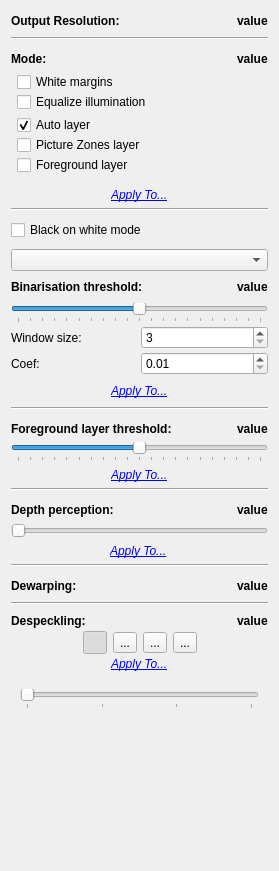
<?xml version="1.0" encoding="UTF-8"?>
<ui version="4.0">
 <class>OutputOptionsWidget</class>
 <widget class="QWidget" name="OutputOptionsWidget">
  <property name="geometry">
   <rect>
    <x>0</x>
    <y>0</y>
    <width>279</width>
    <height>871</height>
   </rect>
  </property>
  <property name="windowTitle">
   <string notr="true">Form</string>
  </property>
  <layout class="QVBoxLayout" name="verticalLayout_8">
   <item>
    <layout class="QHBoxLayout" name="horizontalLayout_15">
     <item>
      <widget class="QLabel" name="dpiLabel">
       <property name="font">
        <font>
         <weight>75</weight>
         <bold>true</bold>
        </font>
       </property>
       <property name="contextMenuPolicy">
        <enum>Qt::NoContextMenu</enum>
       </property>
       <property name="text">
        <string>Output Resolution:</string>
       </property>
       <property name="textFormat">
        <enum>Qt::RichText</enum>
       </property>
      </widget>
     </item>
     <item>
      <spacer name="horizontalSpacer_2">
       <property name="orientation">
        <enum>Qt::Horizontal</enum>
       </property>
       <property name="sizeHint" stdset="0">
        <size>
         <width>40</width>
         <height>20</height>
        </size>
       </property>
      </spacer>
     </item>
     <item>
      <widget class="QLabel" name="dpiValue">
       <property name="font">
        <font>
         <weight>75</weight>
         <bold>true</bold>
        </font>
       </property>
       <property name="text">
        <string notr="true">value</string>
       </property>
      </widget>
     </item>
    </layout>
   </item>
   <item>
    <widget class="Line" name="line_2">
     <property name="orientation">
      <enum>Qt::Horizontal</enum>
     </property>
    </widget>
   </item>
   <item>
    <widget class="QWidget" name="modePanel" native="true">
     <property name="sizePolicy">
      <sizepolicy hsizetype="Preferred" vsizetype="Preferred">
       <horstretch>0</horstretch>
       <verstretch>0</verstretch>
      </sizepolicy>
     </property>
     <property name="minimumSize">
      <size>
       <width>0</width>
       <height>168</height>
      </size>
     </property>
     <property name="maximumSize">
      <size>
       <width>16777215</width>
       <height>168</height>
      </size>
     </property>
     <layout class="QVBoxLayout" name="verticalLayout_6">
      <property name="spacing">
       <number>3</number>
      </property>
      <property name="leftMargin">
       <number>0</number>
      </property>
      <property name="topMargin">
       <number>3</number>
      </property>
      <property name="rightMargin">
       <number>0</number>
      </property>
      <property name="bottomMargin">
       <number>3</number>
      </property>
      <item>
       <layout class="QHBoxLayout" name="horizontalLayout_3">
        <item>
         <widget class="QLabel" name="modeLabel">
          <property name="font">
           <font>
            <weight>75</weight>
            <bold>true</bold>
           </font>
          </property>
          <property name="text">
           <string>Mode:</string>
          </property>
         </widget>
        </item>
        <item>
         <spacer name="horizontalSpacer_10">
          <property name="orientation">
           <enum>Qt::Horizontal</enum>
          </property>
          <property name="sizeHint" stdset="0">
           <size>
            <width>40</width>
            <height>20</height>
           </size>
          </property>
         </spacer>
        </item>
        <item>
         <widget class="QLabel" name="modeValue">
          <property name="font">
           <font>
            <weight>75</weight>
            <bold>true</bold>
           </font>
          </property>
          <property name="contextMenuPolicy">
           <enum>Qt::NoContextMenu</enum>
          </property>
          <property name="text">
           <string notr="true">value</string>
          </property>
          <property name="textFormat">
           <enum>Qt::RichText</enum>
          </property>
         </widget>
        </item>
       </layout>
      </item>
      <item>
       <widget class="QWidget" name="illuminationPanel" native="true">
        <layout class="QVBoxLayout" name="verticalLayout_3">
         <property name="spacing">
          <number>0</number>
         </property>
         <property name="leftMargin">
          <number>6</number>
         </property>
         <property name="topMargin">
          <number>0</number>
         </property>
         <property name="rightMargin">
          <number>0</number>
         </property>
         <property name="bottomMargin">
          <number>0</number>
         </property>
         <item>
          <widget class="QCheckBox" name="whiteMarginsCB">
           <property name="text">
            <string>White margins</string>
           </property>
          </widget>
         </item>
         <item>
          <widget class="QCheckBox" name="equalizeIlluminationCB">
           <property name="text">
            <string>Equalize illumination</string>
           </property>
          </widget>
         </item>
        </layout>
       </widget>
      </item>
      <item>
       <widget class="QWidget" name="layersPanel" native="true">
        <layout class="QVBoxLayout" name="verticalLayout_111">
         <property name="spacing">
          <number>0</number>
         </property>
         <property name="leftMargin">
          <number>6</number>
         </property>
         <property name="topMargin">
          <number>0</number>
         </property>
         <property name="rightMargin">
          <number>0</number>
         </property>
         <property name="bottomMargin">
          <number>0</number>
         </property>
         <item>
          <widget class="QCheckBox" name="autoLayerCB">
           <property name="text">
            <string>Auto layer</string>
           </property>
           <property name="checked">
            <bool>true</bool>
           </property>
          </widget>
         </item>
         <item>
          <widget class="QCheckBox" name="pictureZonesLayerCB">
           <property name="text">
            <string>Picture Zones layer</string>
           </property>
          </widget>
         </item>
         <item>
          <widget class="QCheckBox" name="foregroundLayerCB">
           <property name="text">
            <string>Foreground layer</string>
           </property>
          </widget>
         </item>
        </layout>
       </widget>
      </item>
      <item>
       <spacer name="verticalSpacer_2">
        <property name="orientation">
         <enum>Qt::Vertical</enum>
        </property>
        <property name="sizeHint" stdset="0">
         <size>
          <width>20</width>
          <height>40</height>
         </size>
        </property>
       </spacer>
      </item>
      <item>
       <layout class="QHBoxLayout" name="horizontalLayout_5">
        <item>
         <spacer name="horizontalSpacer_4">
          <property name="orientation">
           <enum>Qt::Horizontal</enum>
          </property>
          <property name="sizeHint" stdset="0">
           <size>
            <width>40</width>
            <height>20</height>
           </size>
          </property>
         </spacer>
        </item>
        <item>
         <widget class="QLabel" name="applyColorsButton">
          <property name="font">
           <font>
            <italic>true</italic>
           </font>
          </property>
          <property name="contextMenuPolicy">
           <enum>Qt::NoContextMenu</enum>
          </property>
          <property name="text">
           <string>&lt;a href=&quot;#&quot;&gt;Apply To...&lt;/a&gt;</string>
          </property>
          <property name="textFormat">
           <enum>Qt::RichText</enum>
          </property>
         </widget>
        </item>
        <item>
         <spacer name="horizontalSpacer_9">
          <property name="orientation">
           <enum>Qt::Horizontal</enum>
          </property>
          <property name="sizeHint" stdset="0">
           <size>
            <width>0</width>
            <height>20</height>
           </size>
          </property>
         </spacer>
        </item>
       </layout>
      </item>
      <item>
       <widget class="Line" name="line">
        <property name="orientation">
         <enum>Qt::Horizontal</enum>
        </property>
       </widget>
      </item>
     </layout>
    </widget>
   </item>
   <item>
    <widget class="QCheckBox" name="blackOnWhiteCB">
     <property name="toolTip">
      <string>Enable this option for a page with dark content on a light background. Disable it for a page with light content on a dark background.</string>
     </property>
     <property name="text">
      <string>Black on white mode</string>
     </property>
    </widget>
   </item>
   <item>
    <widget class="QWidget" name="widget" native="true">
     <property name="minimumSize">
      <size>
       <width>0</width>
       <height>164</height>
      </size>
     </property>
     <property name="maximumSize">
      <size>
       <width>16777215</width>
       <height>164</height>
      </size>
     </property>
     <layout class="QVBoxLayout" name="verticalLayout_7">
      <property name="spacing">
       <number>0</number>
      </property>
      <property name="leftMargin">
       <number>0</number>
      </property>
      <property name="topMargin">
       <number>0</number>
      </property>
      <property name="rightMargin">
       <number>0</number>
      </property>
      <property name="bottomMargin">
       <number>0</number>
      </property>
      <item>
       <widget class="QWidget" name="bwOptions" native="true">
        <layout class="QVBoxLayout" name="verticalLayout">
         <property name="spacing">
          <number>3</number>
         </property>
         <property name="leftMargin">
          <number>0</number>
         </property>
         <property name="topMargin">
          <number>3</number>
         </property>
         <property name="rightMargin">
          <number>0</number>
         </property>
         <property name="bottomMargin">
          <number>0</number>
         </property>
         <item>
          <widget class="QComboBox" name="thresholdMethodSelector"/>
         </item>
         <item>
          <layout class="QHBoxLayout" name="horizontalLayout_12">
           <item>
            <widget class="QLabel" name="label">
             <property name="font">
              <font>
               <weight>75</weight>
               <bold>true</bold>
              </font>
             </property>
             <property name="text">
              <string>Binarisation threshold:</string>
             </property>
            </widget>
           </item>
           <item>
            <spacer name="horizontalSpacer_6">
             <property name="orientation">
              <enum>Qt::Horizontal</enum>
             </property>
             <property name="sizeHint" stdset="0">
              <size>
               <width>40</width>
               <height>20</height>
              </size>
             </property>
            </spacer>
           </item>
           <item>
            <widget class="QLabel" name="thresholdLabel">
             <property name="font">
              <font>
               <weight>75</weight>
               <bold>true</bold>
              </font>
             </property>
             <property name="text">
              <string notr="true">value</string>
             </property>
            </widget>
           </item>
          </layout>
         </item>
         <item>
          <layout class="QHBoxLayout" name="horizontalLayout_4">
           <property name="spacing">
            <number>0</number>
           </property>
           <item>
            <widget class="QSlider" name="thresholdSlider">
             <property name="contextMenuPolicy">
              <enum>Qt::ActionsContextMenu</enum>
             </property>
             <property name="styleSheet">
              <string notr="true"/>
             </property>
             <property name="minimum">
              <number>-30</number>
             </property>
             <property name="maximum">
              <number>30</number>
             </property>
             <property name="singleStep">
              <number>1</number>
             </property>
             <property name="pageStep">
              <number>5</number>
             </property>
             <property name="tracking">
              <bool>true</bool>
             </property>
             <property name="orientation">
              <enum>Qt::Horizontal</enum>
             </property>
             <property name="invertedAppearance">
              <bool>false</bool>
             </property>
             <property name="invertedControls">
              <bool>false</bool>
             </property>
             <property name="tickPosition">
              <enum>QSlider::TicksBelow</enum>
             </property>
             <property name="tickInterval">
              <number>3</number>
             </property>
            </widget>
           </item>
          </layout>
         </item>
         <item>
          <layout class="QGridLayout" name="gridLayout">
           <item row="0" column="0">
            <widget class="QLabel" name="thresholdWindowSizeLabel">
             <property name="text">
              <string>Window size:</string>
             </property>
            </widget>
           </item>
           <item row="0" column="1">
            <widget class="QSpinBox" name="thresholdWindowSize">
             <property name="toolTip">
              <string>The dimensions of a pixel neighborhood to consider.</string>
             </property>
             <property name="minimum">
              <number>3</number>
             </property>
             <property name="maximum">
              <number>9999</number>
             </property>
            </widget>
           </item>
           <item row="1" column="0">
            <widget class="QLabel" name="thresholdCoefLabel">
             <property name="text">
              <string>Coef:</string>
             </property>
            </widget>
           </item>
           <item row="1" column="1">
            <widget class="QDoubleSpinBox" name="thresholdCoef">
             <property name="toolTip">
              <string>Default value is 0.34.</string>
             </property>
             <property name="minimum">
              <double>0.01</double>
             </property>
             <property name="maximum">
              <double>9.99</double>
             </property>
             <property name="singleStep">
              <double>0.01</double>
             </property>
            </widget>
           </item>
          </layout>
         </item>
         <item>
          <layout class="QHBoxLayout" name="horizontalLayout_7">
           <property name="spacing">
            <number>0</number>
           </property>
           <item>
            <spacer name="horizontalSpacer_5">
             <property name="orientation">
              <enum>Qt::Horizontal</enum>
             </property>
             <property name="sizeHint" stdset="0">
              <size>
               <width>40</width>
               <height>20</height>
              </size>
             </property>
            </spacer>
           </item>
           <item>
            <widget class="QLabel" name="applyThresholdButton">
             <property name="font">
              <font>
               <italic>true</italic>
              </font>
             </property>
             <property name="contextMenuPolicy">
              <enum>Qt::NoContextMenu</enum>
             </property>
             <property name="text">
              <string>&lt;a href=&quot;#&quot;&gt;Apply To...&lt;/a&gt;</string>
             </property>
             <property name="textFormat">
              <enum>Qt::RichText</enum>
             </property>
            </widget>
           </item>
           <item>
            <spacer name="horizontalSpacer_7">
             <property name="orientation">
              <enum>Qt::Horizontal</enum>
             </property>
             <property name="sizeHint" stdset="0">
              <size>
               <width>40</width>
               <height>20</height>
              </size>
             </property>
            </spacer>
           </item>
          </layout>
         </item>
         <item>
          <widget class="Line" name="line_3">
           <property name="orientation">
            <enum>Qt::Horizontal</enum>
           </property>
          </widget>
         </item>
        </layout>
       </widget>
      </item>
     </layout>
    </widget>
   </item>
   <item>
    <widget class="QWidget" name="bwForegroundOptions" native="true">
     <layout class="QVBoxLayout" name="verticalLayout_4">
      <property name="spacing">
       <number>3</number>
      </property>
      <property name="leftMargin">
       <number>0</number>
      </property>
      <property name="topMargin">
       <number>3</number>
      </property>
      <property name="rightMargin">
       <number>0</number>
      </property>
      <property name="bottomMargin">
       <number>0</number>
      </property>
      <item>
       <layout class="QHBoxLayout" name="horizontalLayout_13">
        <item>
         <widget class="QLabel" name="label_2">
          <property name="font">
           <font>
            <weight>75</weight>
            <bold>true</bold>
           </font>
          </property>
          <property name="text">
           <string>Foreground layer threshold:</string>
          </property>
         </widget>
        </item>
        <item>
         <spacer name="horizontalSpacer_16">
          <property name="orientation">
           <enum>Qt::Horizontal</enum>
          </property>
          <property name="sizeHint" stdset="0">
           <size>
            <width>40</width>
            <height>20</height>
           </size>
          </property>
         </spacer>
        </item>
        <item>
         <widget class="QLabel" name="thresholdForegroundLabel">
          <property name="font">
           <font>
            <weight>75</weight>
            <bold>true</bold>
           </font>
          </property>
          <property name="text">
           <string notr="true">value</string>
          </property>
         </widget>
        </item>
       </layout>
      </item>
      <item>
       <layout class="QHBoxLayout" name="horizontalLayout_8">
        <property name="spacing">
         <number>0</number>
        </property>
        <item>
         <widget class="QSlider" name="thresholdForegroundSlider">
          <property name="contextMenuPolicy">
           <enum>Qt::ActionsContextMenu</enum>
          </property>
          <property name="styleSheet">
           <string notr="true"/>
          </property>
          <property name="minimum">
           <number>-30</number>
          </property>
          <property name="maximum">
           <number>30</number>
          </property>
          <property name="singleStep">
           <number>1</number>
          </property>
          <property name="pageStep">
           <number>5</number>
          </property>
          <property name="tracking">
           <bool>true</bool>
          </property>
          <property name="orientation">
           <enum>Qt::Horizontal</enum>
          </property>
          <property name="invertedAppearance">
           <bool>false</bool>
          </property>
          <property name="invertedControls">
           <bool>false</bool>
          </property>
          <property name="tickPosition">
           <enum>QSlider::TicksBelow</enum>
          </property>
          <property name="tickInterval">
           <number>3</number>
          </property>
         </widget>
        </item>
       </layout>
      </item>
      <item>
       <layout class="QHBoxLayout" name="horizontalLayout_14">
        <property name="spacing">
         <number>0</number>
        </property>
        <item>
         <spacer name="horizontalSpacer_17">
          <property name="orientation">
           <enum>Qt::Horizontal</enum>
          </property>
          <property name="sizeHint" stdset="0">
           <size>
            <width>40</width>
            <height>20</height>
           </size>
          </property>
         </spacer>
        </item>
        <item>
         <widget class="QLabel" name="applyForegroundThresholdButton">
          <property name="font">
           <font>
            <italic>true</italic>
           </font>
          </property>
          <property name="contextMenuPolicy">
           <enum>Qt::NoContextMenu</enum>
          </property>
          <property name="text">
           <string>&lt;a href=&quot;#&quot;&gt;Apply To...&lt;/a&gt;</string>
          </property>
          <property name="textFormat">
           <enum>Qt::RichText</enum>
          </property>
         </widget>
        </item>
        <item>
         <spacer name="horizontalSpacer_18">
          <property name="orientation">
           <enum>Qt::Horizontal</enum>
          </property>
          <property name="sizeHint" stdset="0">
           <size>
            <width>40</width>
            <height>20</height>
           </size>
          </property>
         </spacer>
        </item>
       </layout>
      </item>
      <item>
       <widget class="Line" name="line_6">
        <property name="orientation">
         <enum>Qt::Horizontal</enum>
        </property>
       </widget>
      </item>
     </layout>
    </widget>
   </item>
   <item>
    <widget class="QWidget" name="depthPerceptionPanel" native="true">
     <layout class="QVBoxLayout" name="verticalLayout_2">
      <property name="spacing">
       <number>3</number>
      </property>
      <property name="leftMargin">
       <number>0</number>
      </property>
      <property name="topMargin">
       <number>3</number>
      </property>
      <property name="rightMargin">
       <number>0</number>
      </property>
      <property name="bottomMargin">
       <number>3</number>
      </property>
      <item>
       <layout class="QHBoxLayout" name="horizontalLayout_17">
        <item>
         <widget class="QLabel" name="depthPerceptionLabel">
          <property name="font">
           <font>
            <weight>75</weight>
            <bold>true</bold>
           </font>
          </property>
          <property name="text">
           <string>Depth perception:</string>
          </property>
         </widget>
        </item>
        <item>
         <spacer name="horizontalSpacer_8">
          <property name="orientation">
           <enum>Qt::Horizontal</enum>
          </property>
          <property name="sizeHint" stdset="0">
           <size>
            <width>40</width>
            <height>20</height>
           </size>
          </property>
         </spacer>
        </item>
        <item>
         <widget class="QLabel" name="depthPerceptionValue">
          <property name="font">
           <font>
            <weight>75</weight>
            <bold>true</bold>
           </font>
          </property>
          <property name="text">
           <string notr="true">value</string>
          </property>
         </widget>
        </item>
       </layout>
      </item>
      <item>
       <layout class="QHBoxLayout" name="horizontalLayout_16">
        <item>
         <widget class="QSlider" name="depthPerceptionSlider">
          <property name="contextMenuPolicy">
           <enum>Qt::ActionsContextMenu</enum>
          </property>
          <property name="minimum">
           <number>10</number>
          </property>
          <property name="maximum">
           <number>30</number>
          </property>
          <property name="pageStep">
           <number>5</number>
          </property>
          <property name="value">
           <number>10</number>
          </property>
          <property name="orientation">
           <enum>Qt::Horizontal</enum>
          </property>
         </widget>
        </item>
       </layout>
      </item>
      <item>
       <layout class="QHBoxLayout" name="horizontalLayout_10">
        <item>
         <spacer name="horizontalSpacer_13">
          <property name="orientation">
           <enum>Qt::Horizontal</enum>
          </property>
          <property name="sizeHint" stdset="0">
           <size>
            <width>40</width>
            <height>20</height>
           </size>
          </property>
         </spacer>
        </item>
        <item>
         <widget class="QLabel" name="applyDepthPerception">
          <property name="font">
           <font>
            <italic>true</italic>
           </font>
          </property>
          <property name="contextMenuPolicy">
           <enum>Qt::NoContextMenu</enum>
          </property>
          <property name="text">
           <string>&lt;a href=&quot;#&quot;&gt;Apply To...&lt;/a&gt;</string>
          </property>
          <property name="textFormat">
           <enum>Qt::RichText</enum>
          </property>
         </widget>
        </item>
        <item>
         <spacer name="horizontalSpacer_3">
          <property name="orientation">
           <enum>Qt::Horizontal</enum>
          </property>
          <property name="sizeHint" stdset="0">
           <size>
            <width>40</width>
            <height>20</height>
           </size>
          </property>
         </spacer>
        </item>
        <item>
         <widget class="Line" name="line_4">
          <property name="orientation">
           <enum>Qt::Horizontal</enum>
          </property>
         </widget>
        </item>
       </layout>
      </item>
      <item>
       <widget class="Line" name="line_7">
        <property name="orientation">
         <enum>Qt::Horizontal</enum>
        </property>
       </widget>
      </item>
     </layout>
    </widget>
   </item>
   <item>
    <layout class="QHBoxLayout" name="horizontalLayout_11">
     <item>
      <widget class="QLabel" name="dewarpingLabel">
       <property name="font">
        <font>
         <weight>75</weight>
         <bold>true</bold>
        </font>
       </property>
       <property name="text">
        <string>Dewarping:</string>
       </property>
      </widget>
     </item>
     <item>
      <spacer name="horizontalSpacer_20">
       <property name="orientation">
        <enum>Qt::Horizontal</enum>
       </property>
       <property name="sizeHint" stdset="0">
        <size>
         <width>0</width>
         <height>20</height>
        </size>
       </property>
      </spacer>
     </item>
     <item>
      <widget class="QLabel" name="dewarpingStatusLabel">
       <property name="font">
        <font>
         <weight>75</weight>
         <bold>true</bold>
        </font>
       </property>
       <property name="contextMenuPolicy">
        <enum>Qt::NoContextMenu</enum>
       </property>
       <property name="text">
        <string notr="true">value</string>
       </property>
       <property name="textFormat">
        <enum>Qt::RichText</enum>
       </property>
      </widget>
     </item>
    </layout>
   </item>
   <item>
    <widget class="Line" name="line_5">
     <property name="orientation">
      <enum>Qt::Horizontal</enum>
     </property>
    </widget>
   </item>
   <item>
    <widget class="QWidget" name="despecklingPanel" native="true">
     <layout class="QVBoxLayout" name="verticalLayout_5">
      <property name="spacing">
       <number>0</number>
      </property>
      <property name="leftMargin">
       <number>0</number>
      </property>
      <property name="topMargin">
       <number>0</number>
      </property>
      <property name="rightMargin">
       <number>0</number>
      </property>
      <property name="bottomMargin">
       <number>0</number>
      </property>
      <item>
       <layout class="QHBoxLayout" name="horizontalLayout_6">
        <item>
         <widget class="QLabel" name="despeckleLabel">
          <property name="font">
           <font>
            <weight>75</weight>
            <bold>true</bold>
           </font>
          </property>
          <property name="text">
           <string>Despeckling:</string>
          </property>
         </widget>
        </item>
        <item>
         <spacer name="horizontalSpacer">
          <property name="orientation">
           <enum>Qt::Horizontal</enum>
          </property>
          <property name="sizeHint" stdset="0">
           <size>
            <width>40</width>
            <height>20</height>
           </size>
          </property>
         </spacer>
        </item>
        <item>
         <widget class="QLabel" name="despeckleValue">
          <property name="font">
           <font>
            <weight>75</weight>
            <bold>true</bold>
           </font>
          </property>
          <property name="text">
           <string notr="true">value</string>
          </property>
         </widget>
        </item>
       </layout>
      </item>
      <item>
       <layout class="QHBoxLayout" name="horizontalLayout">
        <property name="spacing">
         <number>6</number>
        </property>
        <item>
         <spacer name="horizontalSpacer_11">
          <property name="orientation">
           <enum>Qt::Horizontal</enum>
          </property>
          <property name="sizeHint" stdset="0">
           <size>
            <width>40</width>
            <height>20</height>
           </size>
          </property>
         </spacer>
        </item>
        <item>
         <widget class="QToolButton" name="despeckleOffBtn">
          <property name="statusTip">
           <string>No despeckling</string>
          </property>
          <property name="text">
           <string notr="true"/>
          </property>
          <property name="iconSize">
           <size>
            <width>16</width>
            <height>16</height>
           </size>
          </property>
          <property name="checkable">
           <bool>true</bool>
          </property>
          <property name="checked">
           <bool>true</bool>
          </property>
          <property name="autoExclusive">
           <bool>true</bool>
          </property>
         </widget>
        </item>
        <item>
         <widget class="QToolButton" name="despeckleCautiousBtn">
          <property name="statusTip">
           <string>Cautious despeckling</string>
          </property>
          <property name="text">
           <string notr="true">...</string>
          </property>
          <property name="icon">
           <iconset resource="../../../../app/resources/resources.qrc">
            <normaloff>:/icons/despeckle-cautious.png.png</normaloff>:/icons/despeckle-cautious.png.png</iconset>
          </property>
          <property name="iconSize">
           <size>
            <width>16</width>
            <height>16</height>
           </size>
          </property>
          <property name="checkable">
           <bool>true</bool>
          </property>
          <property name="autoExclusive">
           <bool>true</bool>
          </property>
         </widget>
        </item>
        <item>
         <widget class="QToolButton" name="despeckleNormalBtn">
          <property name="statusTip">
           <string>Normal despeckling</string>
          </property>
          <property name="text">
           <string notr="true">...</string>
          </property>
          <property name="icon">
           <iconset resource="../../../../app/resources/resources.qrc">
            <normaloff>:/icons/despeckle-normal.png.png</normaloff>:/icons/despeckle-normal.png.png</iconset>
          </property>
          <property name="iconSize">
           <size>
            <width>16</width>
            <height>16</height>
           </size>
          </property>
          <property name="checkable">
           <bool>true</bool>
          </property>
          <property name="autoExclusive">
           <bool>true</bool>
          </property>
         </widget>
        </item>
        <item>
         <widget class="QToolButton" name="despeckleAggressiveBtn">
          <property name="statusTip">
           <string>Aggressive despeckling</string>
          </property>
          <property name="text">
           <string notr="true">...</string>
          </property>
          <property name="icon">
           <iconset resource="../../../../app/resources/resources.qrc">
            <normaloff>:/icons/despeckle-aggressive.png.png</normaloff>:/icons/despeckle-aggressive.png.png</iconset>
          </property>
          <property name="iconSize">
           <size>
            <width>16</width>
            <height>16</height>
           </size>
          </property>
          <property name="checkable">
           <bool>true</bool>
          </property>
          <property name="autoExclusive">
           <bool>true</bool>
          </property>
         </widget>
        </item>
        <item>
         <spacer name="horizontalSpacer_12">
          <property name="orientation">
           <enum>Qt::Horizontal</enum>
          </property>
          <property name="sizeHint" stdset="0">
           <size>
            <width>40</width>
            <height>20</height>
           </size>
          </property>
         </spacer>
        </item>
       </layout>
      </item>
      <item>
       <layout class="QHBoxLayout" name="horizontalLayout_9">
        <item>
         <spacer name="horizontalSpacer_14">
          <property name="orientation">
           <enum>Qt::Horizontal</enum>
          </property>
          <property name="sizeHint" stdset="0">
           <size>
            <width>40</width>
            <height>20</height>
           </size>
          </property>
         </spacer>
        </item>
        <item>
         <widget class="QLabel" name="applyDespeckleButton">
          <property name="font">
           <font>
            <italic>true</italic>
           </font>
          </property>
          <property name="contextMenuPolicy">
           <enum>Qt::NoContextMenu</enum>
          </property>
          <property name="text">
           <string>&lt;a href=&quot;#&quot;&gt;Apply To...&lt;/a&gt;</string>
          </property>
          <property name="textFormat">
           <enum>Qt::RichText</enum>
          </property>
         </widget>
        </item>
        <item>
         <spacer name="horizontalSpacer_15">
          <property name="orientation">
           <enum>Qt::Horizontal</enum>
          </property>
          <property name="sizeHint" stdset="0">
           <size>
            <width>0</width>
            <height>20</height>
           </size>
          </property>
         </spacer>
        </item>
       </layout>
      </item>
     </layout>
    </widget>
   </item>
   <item>
    <widget class="QWidget" name="despeckleSliderPanel" native="true">
     <property name="contextMenuPolicy">
      <enum>Qt::ActionsContextMenu</enum>
     </property>
     <layout class="QHBoxLayout" name="horizontalLayout_2">
      <item>
       <widget class="QSlider" name="despeckleSlider">
        <property name="minimum">
         <number>0</number>
        </property>
        <property name="maximum">
         <number>3</number>
        </property>
        <property name="pageStep">
         <number>1</number>
        </property>
        <property name="orientation">
         <enum>Qt::Horizontal</enum>
        </property>
        <property name="tickPosition">
         <enum>QSlider::TicksBelow</enum>
        </property>
        <property name="tickInterval">
         <number>1</number>
        </property>
       </widget>
      </item>
     </layout>
    </widget>
   </item>
   <item>
    <spacer name="verticalSpacer">
     <property name="orientation">
      <enum>Qt::Vertical</enum>
     </property>
     <property name="sizeHint" stdset="0">
      <size>
       <width>20</width>
       <height>41</height>
      </size>
     </property>
    </spacer>
   </item>
  </layout>
  <action name="actionModeBW">
   <property name="text">
    <string>&amp;Black and White</string>
   </property>
  </action>
  <action name="actionModeColorOrGrayscale">
   <property name="text">
    <string>&amp;Color / Grayscale</string>
   </property>
  </action>
  <action name="actionModeMixed">
   <property name="text">
    <string>&amp;Mixed</string>
   </property>
  </action>
  <action name="actionReset_to_default_value">
   <property name="text">
    <string>&amp;Reset to default value</string>
   </property>
  </action>
  <action name="actionReset_to_default_value_foeground">
   <property name="text">
    <string>&amp;Reset to default value</string>
   </property>
  </action>
  <action name="actionactionDespeckleOff">
   <property name="text">
    <string notr="true">actionDespeckleOff</string>
   </property>
  </action>
  <action name="actionactionDespeckleCautious">
   <property name="text">
    <string notr="true">actionDespeckleCautious</string>
   </property>
  </action>
  <action name="actionactionDespeckleNormal">
   <property name="text">
    <string notr="true">actionDespeckleNormal</string>
   </property>
  </action>
  <action name="actionactionDespeckleAggressive">
   <property name="text">
    <string notr="true">actionDespeckleAggressive</string>
   </property>
  </action>
 </widget>
 <resources>
  <include location="../../../../app/resources/resources.qrc"/>
 </resources>
 <connections/>
</ui>
